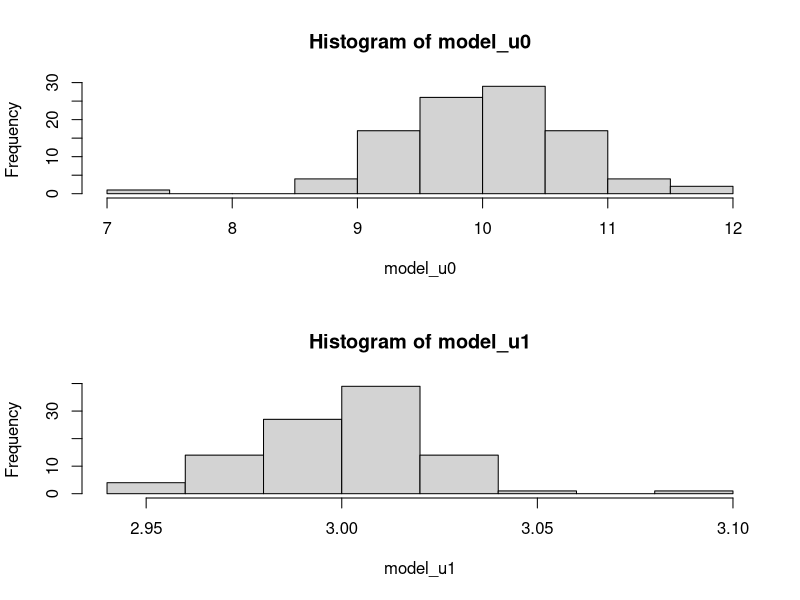
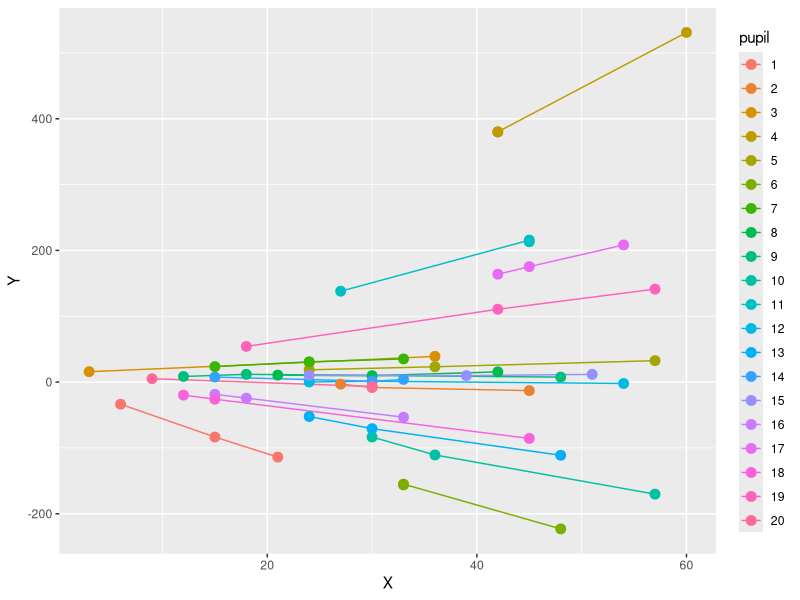

Source code (R) for these figures, in order:
### Interaction as random effect when insufficient levels for proper nesting
# Robert Long 23 Aug 2016

rm(list=ls())   # care needed

require(MASS)
require(ggplot2)
require(lme4)

Nstudent <- 20

# time points measured
T <- 3
# global intercept
beta0 <- 10

#random intercept sd
u0 <- 10

#global slope 
beta1 <- 0

#random slope sd
u1 <- 3

# correlation between random slopes and random intecepts
rho <- 0.99

# correlation-standard deviation matrix
s <- matrix(c(u0,rho,rho,u1),2,2)


Sigma <- sdcor2cov(s)

nsim <- 100
model_u0 <- model_u1 <- numeric(nsim)

for (k in 1:nsim) {

  dt_ranef <- data.frame((mvrnorm(n = Nstudent, c(0, 0), Sigma, empirical=TRUE)))
  names(dt_ranef) <- c("u0","u1")
  cor(dt_ranef)
  sd(dt_ranef$u0)
  sd(dt_ranef$u1)

  e <- rnorm(Nstudent*T,0,2)

  Y <- pupil <- rep(NA,Nstudent*T)

  #X <- 1:(Nstudent*T)
  X <- sample(1:Nstudent*T,Nstudent*T, replace=TRUE)

  #new_ranef <- dt_ranef[order(dt_ranef$u1),]
  new_ranef <- dt_ranef

  for (i in 1:Nstudent) {

    # loop over ranef 
    for (j in 1:T) {
      pupil[((i-1)*T)+j] <- i
      Y[((i-1)*T)+j] <- beta0 + new_ranef[Nstudent-i+1,1] + X[((i-1)*T)+j]*(beta1+new_ranef[Nstudent-i+1,2]) + e[((i-1)*T)+j]
    }
  }

  dt <- data.frame(Y,X,pupil)


op <- options(warn=2)
tt <- try(m0 <- lmer(Y~X+(X|pupil),data=dt))
ifelse(is(tt,"try-error"),"There was a warning or an error","OK")
options(op)


#  m0 <- lmer(Y~X+(X|pupil),data=dt)
  #summary(m0)

  model_u0[k] <- data.frame(VarCorr(m0))[1,5]
  model_u1[k] <- data.frame(VarCorr(m0))[2,5]

}

par(mfrow=c(2,1))
hist(model_u0)
hist(model_u1)

summary(model_u0)
summary(model_u1)

dtGG <- dt
dtGG$pupil <- as.factor(dtGG$pupil)

ggplot(dtGG, aes(x=X, y=Y)) + 
    geom_line(aes(colour=pupil, group=pupil)) + 
    geom_point(aes(colour=pupil),              
               size=3)   

summary(lm(Y~X,data=dt))
summary(m0)



################################################
#  model for pupils in schools
################################################

rm(list=ls())

Nschool <- 20

# school effect
Uschool <- rnorm(Nschool,0,5)

Nstudent <- 20

# time points measured
T <- 3

Y <- e <- X <- pupil <- school <- numeric(Nschool*Nstudent*T)



for (k in 0:(Nschool-1)) {

  # simulate pupils within school k

  # global intercept
  beta0 <- 10

  #random intercept sd
  u0 <- 10

  #global slope 
  beta1 <- 0

  #random slope sd
  u1 <- 3

  # correlation between random slopes and random intecepts
  rho <- 0.99

  # correlation-standard deviation matrix
  s <- matrix(c(u0,rho,rho,u1),2,2)

  Sigma <- sdcor2cov(s)

  dt_ranef <- data.frame((mvrnorm(n = Nstudent, c(0, 0), Sigma, empirical=TRUE)))
  names(dt_ranef) <- c("u0","u1")
  cor(dt_ranef)
  sd(dt_ranef$u0)
  sd(dt_ranef$u1)


  thisSchool <- ((k*Nstudent*T)+1):((k+1)*Nstudent*T)

  e[thisSchool] <- rnorm(Nstudent*T,0,2)

  Y[thisSchool] <- pupil[thisSchool] <- rep(NA,Nstudent*T)





  #X <- 1:(Nstudent*T)
  X[thisSchool] <- sample(1:Nstudent*T,Nstudent*T, replace=TRUE)

  #new_ranef <- dt_ranef[order(dt_ranef$u1),]
  new_ranef <- dt_ranef

  for (i in 1:Nstudent) {

    # loop over ranef 
    for (j in 1:T) {
      pupil[k*Nstudent*T + ((i-1)*T)+j] <- i
      Y[k*Nstudent*T + ((i-1)*T)+j] <- beta0 + Uschool[k+1] + new_ranef[Nstudent-i+1,1] + X[k*Nstudent*T + ((i-1)*T)+j]*(beta1+new_ranef[Nstudent-i+1,2]) + e[k*Nstudent*T +((i-1)*T)+j]
    }
  }

  school[thisSchool] <- rep(k+1,Nstudent*T)
}

  dt <- data.frame(Y,X,pupil,school)

m0 <- lmer(Y ~ X + (X|school/pupil), data=dt)
summary(m0)

m1 <- lmer(Y ~ X + (X|school:pupil), data=dt)
summary(m1)


xtabs(~school+pupil)



fm1 <- lmer(Reaction ~ 1 + Days + (1 + Days|Subject), sleepstudy)
confint(fm1)
summary(fm1)









